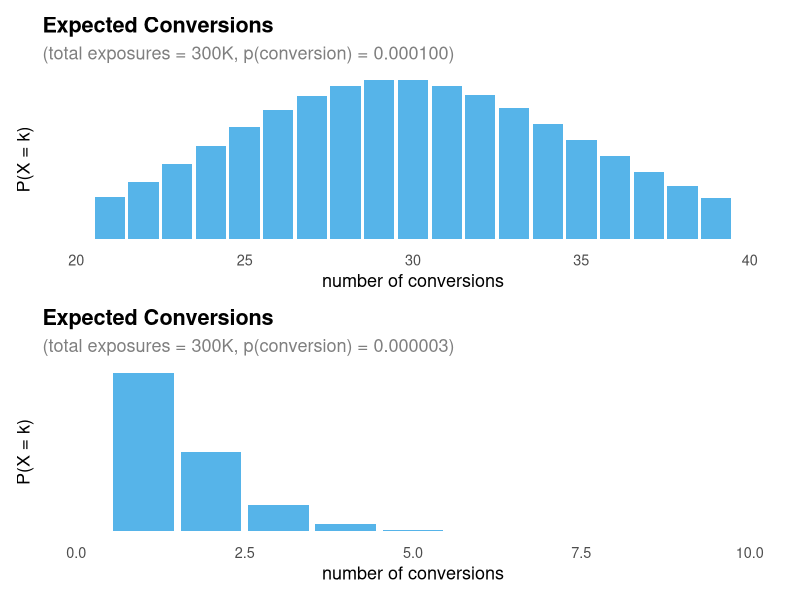
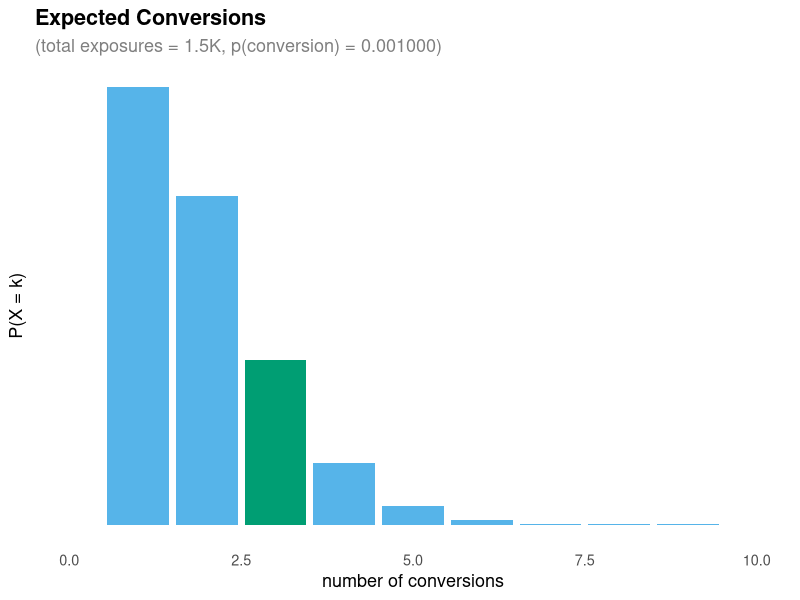

Here is the R script that generated these plots, in order:
## ---- chunk 1
#| label: fig-binomial-1
#| fig-cap: "Expected conversions over 30 days of exposures (10,000 per day: $1,000 worth at $0.10 each) "
#| fig-width: 6
#| fig-height: 4
#| warning: false

library(ggplot2)
library(patchwork)

plot_binomial <- function(n, p, min, max) {
  k <- 0:n
  prob <- dbinom(k, size = n, prob = p)
  
  df <- data.frame(k = k, prob = prob)
  
  ggplot(df, aes(x = k, y = prob)) +
    geom_col(fill = "#56B4E9") +
    labs(
      title = "Expected Conversions",
      subtitle = sprintf("(total exposures = %.0fK, p(conversion) = %.6f)", n/1000, p),
      x = "number of conversions",
      y = "P(X = k)"
    ) +
    theme_minimal(base_size = 13) +
    theme(
      panel.grid.major = element_blank(),
      panel.grid.minor   = element_blank(),
      plot.title         = element_text(face = "bold"),
      plot.subtitle      = element_text(color = "grey50"),
      axis.text.y = element_blank(),
      axis.ticks.y = element_blank()
    ) + 
    xlim(c(min,max))
}

# example call
x <- plot_binomial(n = 300000, p = 1/10000,20,40)
y <- plot_binomial(n = 300000, p = 1/300000,0,10)
x/y
## ---- chunk 2
#| label: fig-binomial-2
#| fig-cap: "Expected conversions for $150 of spend with a true CPA of $100 "
#| fig-width: 6
#| fig-height: 4
#| warning: false

library(ggplot2)
library(patchwork)

plot_binomial <- function(n, p, min, max, hl = 3) {
  k <- 0:n
  prob <- dbinom(k, size = n, prob = p)
  
  df <- data.frame(k = k, prob = prob)
  df$highlight <- ifelse(k == hl, "yes", "no")
  
  ggplot(df, aes(x = k, y = prob, fill = highlight)) +
    geom_col() +
      scale_fill_manual(values = c("yes" = "#009E73", "no" = "#56B4E9"), guide = "none") +
    labs(
      title = "Expected Conversions",
      subtitle = sprintf("(total exposures = %.1fK, p(conversion) = %.6f)", n/1000, p),
      x = "number of conversions",
      y = "P(X = k)"
    ) +
    theme_minimal(base_size = 13) +
    theme(
      panel.grid.major = element_blank(),
      panel.grid.minor   = element_blank(),
      plot.title         = element_text(face = "bold"),
      plot.subtitle      = element_text(color = "grey50"),
      axis.text.y = element_blank(),
      axis.ticks.y = element_blank()
    ) + 
    xlim(c(min,max))
}

# example call
x <- plot_binomial(n = 150/0.1, # 0.10 per conversion
                   p = 1/(100/0.1), # expect conversion every 100/0.1 exposures
                  0,10)
x
